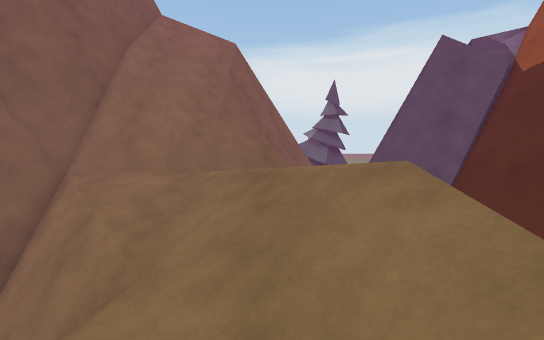
view 1 (above)

16 first-person views from a walk through a 3-D level made in the Unity game engine. The camera is 1.2 m above the floor, tilts 8° down and sees 90° across. The floor is counted in squares, 1 m on a side. Each view is taken from the middle of a square. On the plan, view 1 faces up. The plan holds only what a view shows up to about 13 squares ahead; the rest is blank. The place goes on beyond the plan. The player is left out. Surface patterns are stand-ins for the level's own textures.

view 2
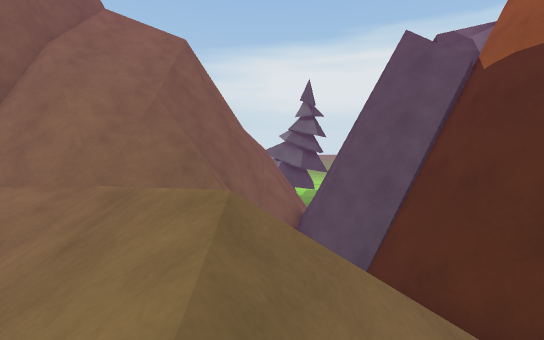

view 3
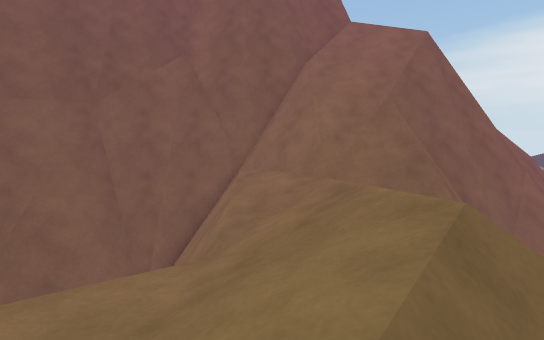

view 4
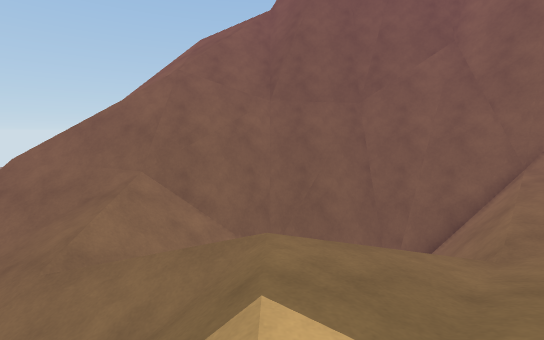

view 5
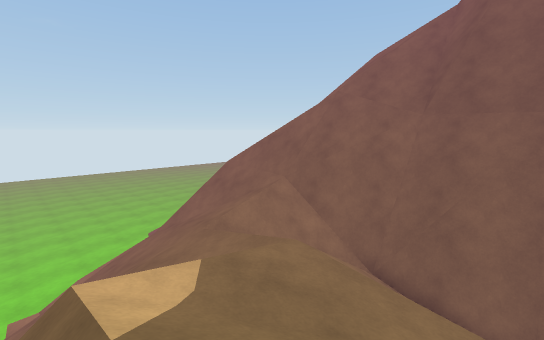

view 6
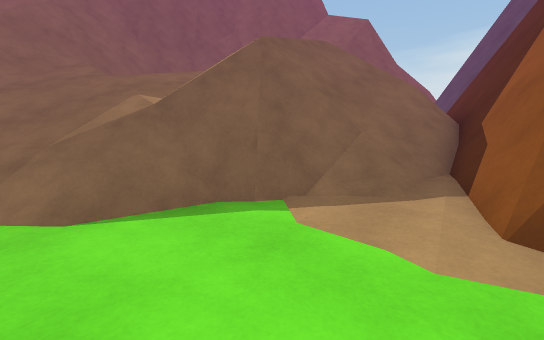

view 7
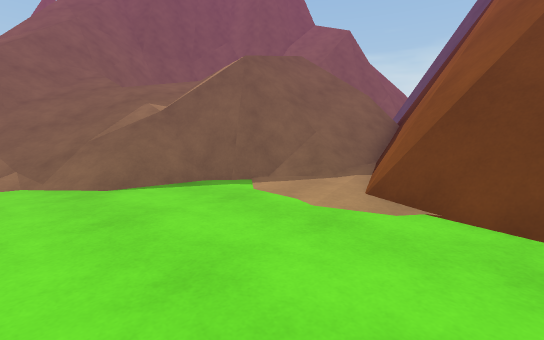

view 8
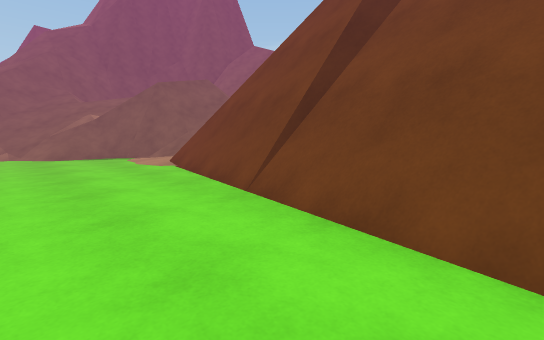

view 9
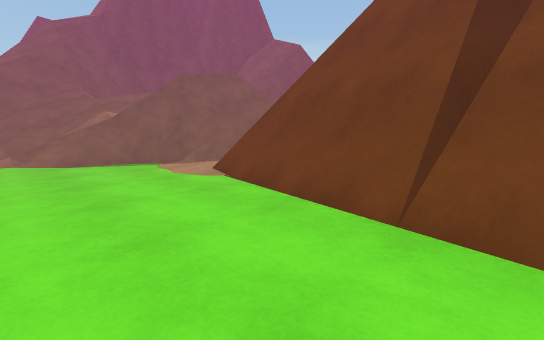

view 10
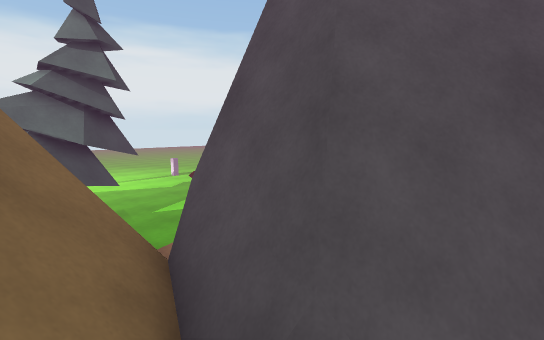

view 11
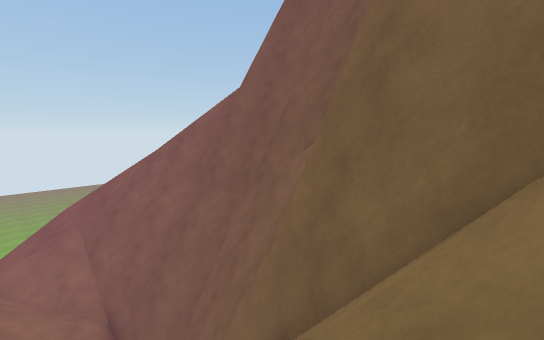

view 12
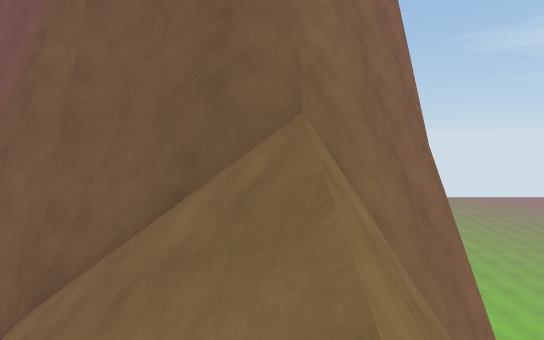

view 13
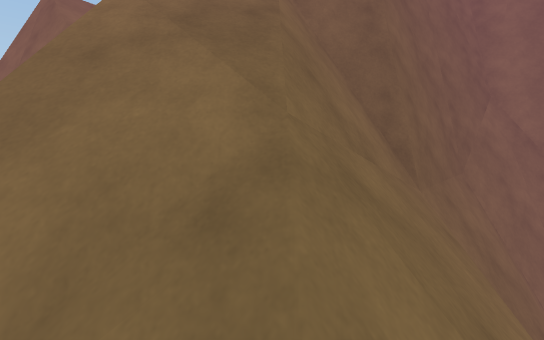

view 14
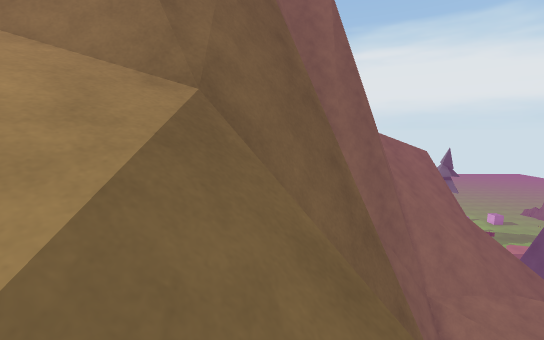

view 15
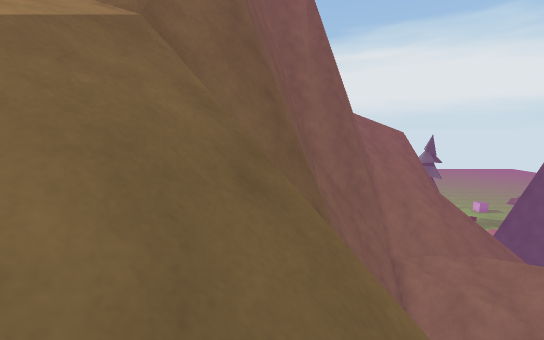

view 16
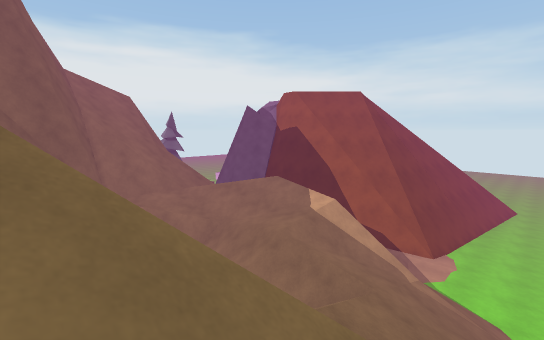

### Floor plan
Key: @ floor where view 1 was taken; # wall or solid block; x gap in a wall; . main floor; : floor 0.5 m higher than the main floor; + floor 3.5 m higher than the main floor; * floor 4 m higher than the main floor; % floor 4.75 m higher than the main floor; / step, stairs or slope; = window, fence, low wall or low ledge; ^ raised ledge; v drop or lower ground; O other object.
Columns run from 18 left of view 1 to 18 right of it. Each row starts with its distance up from view 1.
 22                        O..
 21                      O O..
 20                      OOO..
 19                        ...
 18                        ..
 17                        ..
 16              v     ##
 15           ##vvv    %#
 14            ^#vvv   #+
 13             #=///v #xv
 12             ^=///v #/v##
 11             ^=///v #/=#
 10             #=///v=# =#
  9             #v////v^/ ##
  8            ^^==#///   /##
  7            ^##===//    ##
  6            ^=v/**/     =##
  5        ^######v/*//     ##
  4        ^#   ###=////     #
  3        ##   #= //////////##
  2       ^#=   #= //+///////##
  1     ####v   #=///+*//////##   ###/
  0     ===vvv  ^=////@//////=#   #  ///
 -1      ///vvv #=////////////##### /////
 -2       ///vv=#=//////////::=#####/////
 -3 ///   //////#=/////////.....#===/////
 -4 vvv    ////////////////...........///
 -5 v      v//////////////...............
 -6          =////////////..............
 -7          =   ////////.............. .

Where each view was taken, in squares from view 1:
view 1: 0 up, 0 right, facing up
view 2: 1 up, 2 right, facing up
view 3: 1 up, 2 right, facing up-left
view 4: 0 up, 2 right, facing left
view 5: 3 up, 2 right, facing down-left
view 6: 6 down, 8 right, facing up-left
view 7: 7 down, 10 right, facing up-left
view 8: 7 down, 18 right, facing up-left
view 9: 7 down, 15 right, facing up-left
view 10: 9 up, 2 right, facing up-right
view 11: 10 up, 3 left, facing down-left
view 12: 13 up, 2 left, facing left
view 13: 5 down, 7 left, facing up-left
view 14: 3 down, 11 left, facing up
view 15: 4 down, 10 left, facing up
view 16: 6 down, 8 left, facing up-right
